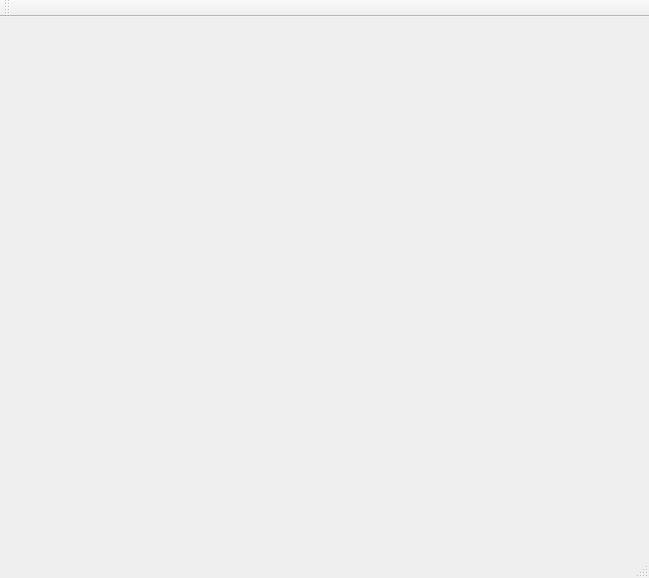
<?xml version="1.0" encoding="UTF-8"?>
<ui version="4.0">
 <class>MainWindow</class>
 <widget class="QMainWindow" name="MainWindow">
  <property name="geometry">
   <rect>
    <x>0</x>
    <y>0</y>
    <width>649</width>
    <height>578</height>
   </rect>
  </property>
  <property name="windowTitle">
   <string>MainWindow</string>
  </property>
  <widget class="QWidget" name="centralWidget"/>
  <widget class="QMenuBar" name="menuBar">
   <property name="geometry">
    <rect>
     <x>0</x>
     <y>0</y>
     <width>649</width>
     <height>22</height>
    </rect>
   </property>
  </widget>
  <widget class="QToolBar" name="mainToolBar">
   <attribute name="toolBarArea">
    <enum>TopToolBarArea</enum>
   </attribute>
   <attribute name="toolBarBreak">
    <bool>false</bool>
   </attribute>
  </widget>
  <widget class="QStatusBar" name="statusBar"/>
 </widget>
 <layoutdefault spacing="6" margin="11"/>
 <resources/>
 <connections/>
</ui>
